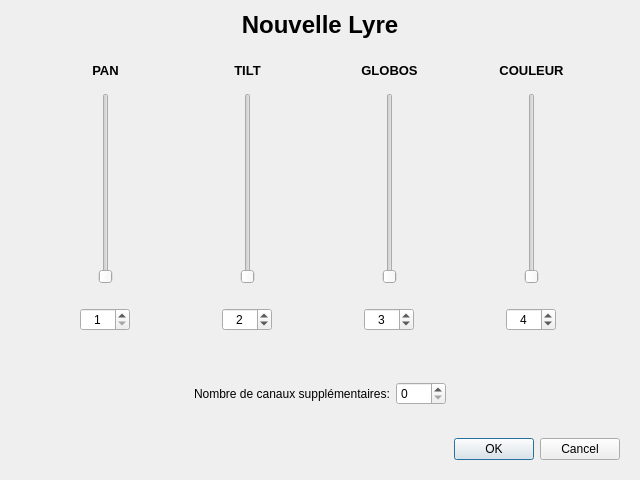
<?xml version="1.0" encoding="UTF-8"?>
<ui version="4.0">
 <class>FenetreAjoutLyre</class>
 <widget class="QDialog" name="FenetreAjoutLyre">
  <property name="geometry">
   <rect>
    <x>0</x>
    <y>0</y>
    <width>640</width>
    <height>480</height>
   </rect>
  </property>
  <property name="windowTitle">
   <string>Ajouter une Lyre</string>
  </property>
  <layout class="QVBoxLayout" name="verticalLayout_3">
   <item>
    <widget class="QLabel" name="labelTitre">
     <property name="text">
      <string>&lt;!DOCTYPE HTML PUBLIC &quot;-//W3C//DTD HTML 4.0//EN&quot; &quot;http://www.w3.org/TR/REC-html40/strict.dtd&quot;&gt;
&lt;html&gt;&lt;head&gt;&lt;meta name=&quot;qrichtext&quot; content=&quot;1&quot; /&gt;&lt;style type=&quot;text/css&quot;&gt;
p, li { white-space: pre-wrap; }
&lt;/style&gt;&lt;/head&gt;&lt;body style=&quot; font-family:'Droid Sans'; font-size:10pt; font-weight:400; font-style:normal;&quot;&gt;
&lt;p style=&quot; margin-top:0px; margin-bottom:0px; margin-left:0px; margin-right:0px; -qt-block-indent:0; text-indent:0px;&quot;&gt;&lt;span style=&quot; font-size:18pt; font-weight:600;&quot;&gt;Nouvelle Lyre&lt;/span&gt;&lt;/p&gt;&lt;/body&gt;&lt;/html&gt;</string>
     </property>
     <property name="alignment">
      <set>Qt::AlignCenter</set>
     </property>
    </widget>
   </item>
   <item>
    <widget class="QWidget" name="conteneurMultiple" native="true">
     <layout class="QHBoxLayout" name="horizontalLayout_12">
      <item>
       <widget class="QWidget" name="conteneurPan" native="true">
        <property name="minimumSize">
         <size>
          <width>0</width>
          <height>0</height>
         </size>
        </property>
        <property name="maximumSize">
         <size>
          <width>101</width>
          <height>16777215</height>
         </size>
        </property>
        <layout class="QVBoxLayout" name="verticalLayout">
         <item>
          <widget class="QLabel" name="labelPAN">
           <property name="text">
            <string>&lt;!DOCTYPE HTML PUBLIC &quot;-//W3C//DTD HTML 4.0//EN&quot; &quot;http://www.w3.org/TR/REC-html40/strict.dtd&quot;&gt;
&lt;html&gt;&lt;head&gt;&lt;meta name=&quot;qrichtext&quot; content=&quot;1&quot; /&gt;&lt;style type=&quot;text/css&quot;&gt;
p, li { white-space: pre-wrap; }
&lt;/style&gt;&lt;/head&gt;&lt;body style=&quot; font-family:'Droid Sans'; font-size:10pt; font-weight:400; font-style:normal;&quot;&gt;
&lt;p style=&quot; margin-top:0px; margin-bottom:0px; margin-left:0px; margin-right:0px; -qt-block-indent:0; text-indent:0px;&quot;&gt;&lt;span style=&quot; font-weight:600;&quot;&gt;PAN&lt;/span&gt;&lt;/p&gt;&lt;/body&gt;&lt;/html&gt;</string>
           </property>
           <property name="alignment">
            <set>Qt::AlignCenter</set>
           </property>
          </widget>
         </item>
         <item>
          <widget class="QWidget" name="conteneurSliderPAN" native="true">
           <layout class="QHBoxLayout" name="horizontalLayout_2">
            <item>
             <spacer name="horizontalSpacer_2">
              <property name="orientation">
               <enum>Qt::Horizontal</enum>
              </property>
              <property name="sizeHint" stdset="0">
               <size>
                <width>40</width>
                <height>20</height>
               </size>
              </property>
             </spacer>
            </item>
            <item>
             <widget class="QSlider" name="verticalSliderPAN">
              <property name="sizePolicy">
               <sizepolicy hsizetype="Fixed" vsizetype="Expanding">
                <horstretch>0</horstretch>
                <verstretch>0</verstretch>
               </sizepolicy>
              </property>
              <property name="maximum">
               <number>255</number>
              </property>
              <property name="orientation">
               <enum>Qt::Vertical</enum>
              </property>
             </widget>
            </item>
            <item>
             <spacer name="horizontalSpacer_3">
              <property name="orientation">
               <enum>Qt::Horizontal</enum>
              </property>
              <property name="sizeHint" stdset="0">
               <size>
                <width>40</width>
                <height>20</height>
               </size>
              </property>
             </spacer>
            </item>
           </layout>
          </widget>
         </item>
         <item>
          <widget class="QWidget" name="conteneurSpinBoxPAN" native="true">
           <layout class="QHBoxLayout" name="horizontalLayout_3">
            <item>
             <spacer name="horizontalSpacer_4">
              <property name="orientation">
               <enum>Qt::Horizontal</enum>
              </property>
              <property name="sizeHint" stdset="0">
               <size>
                <width>40</width>
                <height>20</height>
               </size>
              </property>
             </spacer>
            </item>
            <item>
             <widget class="QSpinBox" name="spinBoxPAN">
              <property name="minimumSize">
               <size>
                <width>50</width>
                <height>0</height>
               </size>
              </property>
              <property name="maximumSize">
               <size>
                <width>50</width>
                <height>16777215</height>
               </size>
              </property>
              <property name="alignment">
               <set>Qt::AlignCenter</set>
              </property>
              <property name="minimum">
               <number>1</number>
              </property>
              <property name="maximum">
               <number>512</number>
              </property>
             </widget>
            </item>
            <item>
             <spacer name="horizontalSpacer_5">
              <property name="orientation">
               <enum>Qt::Horizontal</enum>
              </property>
              <property name="sizeHint" stdset="0">
               <size>
                <width>40</width>
                <height>20</height>
               </size>
              </property>
             </spacer>
            </item>
           </layout>
          </widget>
         </item>
        </layout>
       </widget>
      </item>
      <item>
       <widget class="QWidget" name="conteneurTILT" native="true">
        <property name="minimumSize">
         <size>
          <width>0</width>
          <height>0</height>
         </size>
        </property>
        <property name="maximumSize">
         <size>
          <width>101</width>
          <height>16777215</height>
         </size>
        </property>
        <layout class="QVBoxLayout" name="verticalLayout_4">
         <item>
          <widget class="QLabel" name="labelTILT">
           <property name="text">
            <string>&lt;!DOCTYPE HTML PUBLIC &quot;-//W3C//DTD HTML 4.0//EN&quot; &quot;http://www.w3.org/TR/REC-html40/strict.dtd&quot;&gt;
&lt;html&gt;&lt;head&gt;&lt;meta name=&quot;qrichtext&quot; content=&quot;1&quot; /&gt;&lt;style type=&quot;text/css&quot;&gt;
p, li { white-space: pre-wrap; }
&lt;/style&gt;&lt;/head&gt;&lt;body style=&quot; font-family:'Droid Sans'; font-size:10pt; font-weight:400; font-style:normal;&quot;&gt;
&lt;p style=&quot; margin-top:0px; margin-bottom:0px; margin-left:0px; margin-right:0px; -qt-block-indent:0; text-indent:0px;&quot;&gt;&lt;span style=&quot; font-weight:600;&quot;&gt;TILT&lt;/span&gt;&lt;/p&gt;&lt;/body&gt;&lt;/html&gt;</string>
           </property>
           <property name="alignment">
            <set>Qt::AlignCenter</set>
           </property>
          </widget>
         </item>
         <item>
          <widget class="QWidget" name="conteneurSliderTILT" native="true">
           <layout class="QHBoxLayout" name="horizontalLayout_4">
            <item>
             <spacer name="horizontalSpacer_10">
              <property name="orientation">
               <enum>Qt::Horizontal</enum>
              </property>
              <property name="sizeHint" stdset="0">
               <size>
                <width>40</width>
                <height>20</height>
               </size>
              </property>
             </spacer>
            </item>
            <item>
             <widget class="QSlider" name="verticalSliderTILT">
              <property name="sizePolicy">
               <sizepolicy hsizetype="Fixed" vsizetype="Expanding">
                <horstretch>0</horstretch>
                <verstretch>0</verstretch>
               </sizepolicy>
              </property>
              <property name="maximum">
               <number>255</number>
              </property>
              <property name="orientation">
               <enum>Qt::Vertical</enum>
              </property>
             </widget>
            </item>
            <item>
             <spacer name="horizontalSpacer_11">
              <property name="orientation">
               <enum>Qt::Horizontal</enum>
              </property>
              <property name="sizeHint" stdset="0">
               <size>
                <width>40</width>
                <height>20</height>
               </size>
              </property>
             </spacer>
            </item>
           </layout>
          </widget>
         </item>
         <item>
          <widget class="QWidget" name="conteneurSpinBoxTILT" native="true">
           <layout class="QHBoxLayout" name="horizontalLayout_7">
            <item>
             <spacer name="horizontalSpacer_12">
              <property name="orientation">
               <enum>Qt::Horizontal</enum>
              </property>
              <property name="sizeHint" stdset="0">
               <size>
                <width>40</width>
                <height>20</height>
               </size>
              </property>
             </spacer>
            </item>
            <item>
             <widget class="QSpinBox" name="spinBoxTILT">
              <property name="minimumSize">
               <size>
                <width>50</width>
                <height>0</height>
               </size>
              </property>
              <property name="maximumSize">
               <size>
                <width>50</width>
                <height>16777215</height>
               </size>
              </property>
              <property name="alignment">
               <set>Qt::AlignCenter</set>
              </property>
              <property name="minimum">
               <number>1</number>
              </property>
              <property name="maximum">
               <number>512</number>
              </property>
              <property name="value">
               <number>2</number>
              </property>
             </widget>
            </item>
            <item>
             <spacer name="horizontalSpacer_13">
              <property name="orientation">
               <enum>Qt::Horizontal</enum>
              </property>
              <property name="sizeHint" stdset="0">
               <size>
                <width>40</width>
                <height>20</height>
               </size>
              </property>
             </spacer>
            </item>
           </layout>
          </widget>
         </item>
        </layout>
       </widget>
      </item>
      <item>
       <widget class="QWidget" name="conteneurGLOBOS" native="true">
        <property name="minimumSize">
         <size>
          <width>0</width>
          <height>0</height>
         </size>
        </property>
        <property name="maximumSize">
         <size>
          <width>101</width>
          <height>16777215</height>
         </size>
        </property>
        <layout class="QVBoxLayout" name="verticalLayout_5">
         <item>
          <widget class="QLabel" name="labelGLOBOS">
           <property name="text">
            <string>&lt;!DOCTYPE HTML PUBLIC &quot;-//W3C//DTD HTML 4.0//EN&quot; &quot;http://www.w3.org/TR/REC-html40/strict.dtd&quot;&gt;
&lt;html&gt;&lt;head&gt;&lt;meta name=&quot;qrichtext&quot; content=&quot;1&quot; /&gt;&lt;style type=&quot;text/css&quot;&gt;
p, li { white-space: pre-wrap; }
&lt;/style&gt;&lt;/head&gt;&lt;body style=&quot; font-family:'Droid Sans'; font-size:10pt; font-weight:400; font-style:normal;&quot;&gt;
&lt;p style=&quot; margin-top:0px; margin-bottom:0px; margin-left:0px; margin-right:0px; -qt-block-indent:0; text-indent:0px;&quot;&gt;&lt;span style=&quot; font-weight:600;&quot;&gt;GLOBOS&lt;/span&gt;&lt;/p&gt;&lt;/body&gt;&lt;/html&gt;</string>
           </property>
           <property name="alignment">
            <set>Qt::AlignCenter</set>
           </property>
          </widget>
         </item>
         <item>
          <widget class="QWidget" name="conteneurSliderGLOBOS" native="true">
           <layout class="QHBoxLayout" name="horizontalLayout_8">
            <item>
             <spacer name="horizontalSpacer_14">
              <property name="orientation">
               <enum>Qt::Horizontal</enum>
              </property>
              <property name="sizeHint" stdset="0">
               <size>
                <width>40</width>
                <height>20</height>
               </size>
              </property>
             </spacer>
            </item>
            <item>
             <widget class="QSlider" name="verticalSliderGLOBOS">
              <property name="sizePolicy">
               <sizepolicy hsizetype="Fixed" vsizetype="Expanding">
                <horstretch>0</horstretch>
                <verstretch>0</verstretch>
               </sizepolicy>
              </property>
              <property name="maximum">
               <number>255</number>
              </property>
              <property name="orientation">
               <enum>Qt::Vertical</enum>
              </property>
             </widget>
            </item>
            <item>
             <spacer name="horizontalSpacer_15">
              <property name="orientation">
               <enum>Qt::Horizontal</enum>
              </property>
              <property name="sizeHint" stdset="0">
               <size>
                <width>40</width>
                <height>20</height>
               </size>
              </property>
             </spacer>
            </item>
           </layout>
          </widget>
         </item>
         <item>
          <widget class="QWidget" name="conteneurSpinBoxGLOBOS" native="true">
           <layout class="QHBoxLayout" name="horizontalLayout_9">
            <item>
             <spacer name="horizontalSpacer_16">
              <property name="orientation">
               <enum>Qt::Horizontal</enum>
              </property>
              <property name="sizeHint" stdset="0">
               <size>
                <width>40</width>
                <height>20</height>
               </size>
              </property>
             </spacer>
            </item>
            <item>
             <widget class="QSpinBox" name="spinBoxGLOBOS">
              <property name="minimumSize">
               <size>
                <width>50</width>
                <height>0</height>
               </size>
              </property>
              <property name="maximumSize">
               <size>
                <width>50</width>
                <height>16777215</height>
               </size>
              </property>
              <property name="alignment">
               <set>Qt::AlignCenter</set>
              </property>
              <property name="minimum">
               <number>1</number>
              </property>
              <property name="maximum">
               <number>512</number>
              </property>
              <property name="value">
               <number>3</number>
              </property>
             </widget>
            </item>
            <item>
             <spacer name="horizontalSpacer_17">
              <property name="orientation">
               <enum>Qt::Horizontal</enum>
              </property>
              <property name="sizeHint" stdset="0">
               <size>
                <width>40</width>
                <height>20</height>
               </size>
              </property>
             </spacer>
            </item>
           </layout>
          </widget>
         </item>
        </layout>
       </widget>
      </item>
      <item>
       <widget class="QWidget" name="conteneurCOULEUR" native="true">
        <property name="minimumSize">
         <size>
          <width>0</width>
          <height>0</height>
         </size>
        </property>
        <property name="maximumSize">
         <size>
          <width>101</width>
          <height>16777215</height>
         </size>
        </property>
        <layout class="QVBoxLayout" name="verticalLayout_6">
         <item>
          <widget class="QLabel" name="labelCOULEUR">
           <property name="text">
            <string>&lt;!DOCTYPE HTML PUBLIC &quot;-//W3C//DTD HTML 4.0//EN&quot; &quot;http://www.w3.org/TR/REC-html40/strict.dtd&quot;&gt;
&lt;html&gt;&lt;head&gt;&lt;meta name=&quot;qrichtext&quot; content=&quot;1&quot; /&gt;&lt;style type=&quot;text/css&quot;&gt;
p, li { white-space: pre-wrap; }
&lt;/style&gt;&lt;/head&gt;&lt;body style=&quot; font-family:'Droid Sans'; font-size:10pt; font-weight:400; font-style:normal;&quot;&gt;
&lt;p style=&quot; margin-top:0px; margin-bottom:0px; margin-left:0px; margin-right:0px; -qt-block-indent:0; text-indent:0px;&quot;&gt;&lt;span style=&quot; font-weight:600;&quot;&gt;COULEUR&lt;/span&gt;&lt;/p&gt;&lt;/body&gt;&lt;/html&gt;</string>
           </property>
           <property name="alignment">
            <set>Qt::AlignCenter</set>
           </property>
          </widget>
         </item>
         <item>
          <widget class="QWidget" name="conteneurSliderCOULEUR" native="true">
           <layout class="QHBoxLayout" name="horizontalLayout_10">
            <item>
             <spacer name="horizontalSpacer_18">
              <property name="orientation">
               <enum>Qt::Horizontal</enum>
              </property>
              <property name="sizeHint" stdset="0">
               <size>
                <width>40</width>
                <height>20</height>
               </size>
              </property>
             </spacer>
            </item>
            <item>
             <widget class="QSlider" name="verticalSliderCOULEUR">
              <property name="sizePolicy">
               <sizepolicy hsizetype="Fixed" vsizetype="Expanding">
                <horstretch>0</horstretch>
                <verstretch>0</verstretch>
               </sizepolicy>
              </property>
              <property name="maximum">
               <number>255</number>
              </property>
              <property name="orientation">
               <enum>Qt::Vertical</enum>
              </property>
             </widget>
            </item>
            <item>
             <spacer name="horizontalSpacer_19">
              <property name="orientation">
               <enum>Qt::Horizontal</enum>
              </property>
              <property name="sizeHint" stdset="0">
               <size>
                <width>40</width>
                <height>20</height>
               </size>
              </property>
             </spacer>
            </item>
           </layout>
          </widget>
         </item>
         <item>
          <widget class="QWidget" name="conteneurSpinBoxCOULEUR" native="true">
           <layout class="QHBoxLayout" name="horizontalLayout_11">
            <item>
             <spacer name="horizontalSpacer_20">
              <property name="orientation">
               <enum>Qt::Horizontal</enum>
              </property>
              <property name="sizeHint" stdset="0">
               <size>
                <width>40</width>
                <height>20</height>
               </size>
              </property>
             </spacer>
            </item>
            <item>
             <widget class="QSpinBox" name="spinBoxCOULEUR">
              <property name="minimumSize">
               <size>
                <width>50</width>
                <height>0</height>
               </size>
              </property>
              <property name="maximumSize">
               <size>
                <width>50</width>
                <height>16777215</height>
               </size>
              </property>
              <property name="alignment">
               <set>Qt::AlignCenter</set>
              </property>
              <property name="minimum">
               <number>1</number>
              </property>
              <property name="maximum">
               <number>512</number>
              </property>
              <property name="value">
               <number>4</number>
              </property>
             </widget>
            </item>
            <item>
             <spacer name="horizontalSpacer_21">
              <property name="orientation">
               <enum>Qt::Horizontal</enum>
              </property>
              <property name="sizeHint" stdset="0">
               <size>
                <width>40</width>
                <height>20</height>
               </size>
              </property>
             </spacer>
            </item>
           </layout>
          </widget>
         </item>
        </layout>
       </widget>
      </item>
     </layout>
     <zorder>conteneurPan</zorder>
     <zorder>conteneurTILT</zorder>
     <zorder>conteneurGLOBOS</zorder>
     <zorder>labelPAN</zorder>
     <zorder>conteneurCOULEUR</zorder>
    </widget>
   </item>
   <item>
    <widget class="QWidget" name="conteneurCanalSuppl" native="true">
     <layout class="QVBoxLayout" name="verticalLayout_2">
      <item>
       <widget class="QWidget" name="conteneurSuppl1" native="true">
        <layout class="QHBoxLayout" name="horizontalLayout_5">
         <item>
          <spacer name="horizontalSpacer_6">
           <property name="orientation">
            <enum>Qt::Horizontal</enum>
           </property>
           <property name="sizeHint" stdset="0">
            <size>
             <width>40</width>
             <height>20</height>
            </size>
           </property>
          </spacer>
         </item>
         <item>
          <widget class="QLabel" name="labelCanalSuppl">
           <property name="text">
            <string>Nombre de canaux supplémentaires:</string>
           </property>
          </widget>
         </item>
         <item>
          <widget class="QSpinBox" name="spinBoxSuppl">
           <property name="minimumSize">
            <size>
             <width>50</width>
             <height>0</height>
            </size>
           </property>
           <property name="maximumSize">
            <size>
             <width>50</width>
             <height>16777215</height>
            </size>
           </property>
           <property name="maximum">
            <number>5</number>
           </property>
          </widget>
         </item>
         <item>
          <spacer name="horizontalSpacer_7">
           <property name="orientation">
            <enum>Qt::Horizontal</enum>
           </property>
           <property name="sizeHint" stdset="0">
            <size>
             <width>40</width>
             <height>20</height>
            </size>
           </property>
          </spacer>
         </item>
        </layout>
       </widget>
      </item>
     </layout>
    </widget>
   </item>
   <item>
    <widget class="QWidget" name="conteneurBoutonBox" native="true">
     <layout class="QHBoxLayout" name="horizontalLayout">
      <item>
       <spacer name="horizontalSpacer">
        <property name="orientation">
         <enum>Qt::Horizontal</enum>
        </property>
        <property name="sizeHint" stdset="0">
         <size>
          <width>40</width>
          <height>20</height>
         </size>
        </property>
       </spacer>
      </item>
      <item>
       <widget class="QDialogButtonBox" name="buttonBox">
        <property name="standardButtons">
         <set>QDialogButtonBox::Cancel|QDialogButtonBox::Ok</set>
        </property>
       </widget>
      </item>
     </layout>
    </widget>
   </item>
  </layout>
 </widget>
 <resources/>
 <connections/>
</ui>
